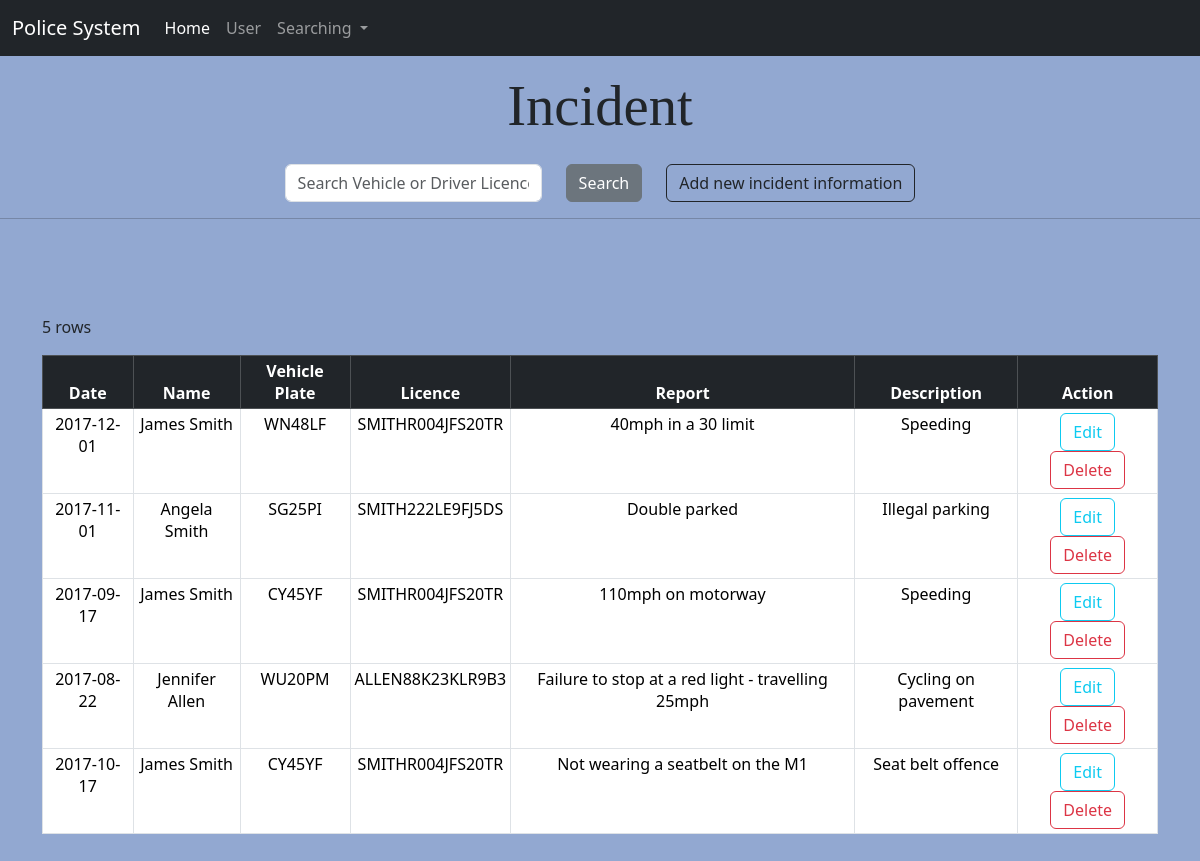
Screenshot of /newincident.php with the database file from the repository.
### tables this page shows
CREATE TABLE `Incident` (
  `Incident_ID` int(11) NOT NULL,
  `Vehicle_ID` int(11) DEFAULT NULL,
  `People_ID` int(11) DEFAULT NULL,
  `Incident_Date` date NOT NULL,
  `Incident_Report` varchar(500) NOT NULL,
  `Offence_ID` int(11) DEFAULT NULL,
  `Incident_name` varchar(255) DEFAULT NULL
);

CREATE TABLE `People` (
  `People_ID` int(11) NOT NULL,
  `People_name` varchar(50) NOT NULL,
  `People_address` varchar(255) DEFAULT NULL,
  `People_licence` varchar(16) DEFAULT NULL
);

CREATE TABLE `Vehicle` (
  `Vehicle_ID` int(11) NOT NULL,
  `Vehicle_type` varchar(50) NOT NULL,
  `Vehicle_colour` varchar(20) NOT NULL,
  `Vehicle_plate` varchar(6) NOT NULL
);

CREATE TABLE `Offence` (
  `Offence_ID` int(11) NOT NULL,
  `Offence_description` varchar(50) NOT NULL,
  `Offence_maxFine` int(11) NOT NULL,
  `Offence_maxPoints` int(11) NOT NULL
);

### newincident.php (the view, shortened to what this page needs)
<?php
      $servername = "mariadb";
      $username = "root";
      $password = "rootpwd";
      $dbname = "coursework2";
      $conn = mysqli_connect($servername, $username, $password, $dbname);
?>
<html>
  <head>
    <link href="https://cdn.jsdelivr.net/npm/bootstrap@5.3.3/dist/css/bootstrap.min.css" rel="stylesheet">
  </head>
  <body style="background-color:#92a8d1;">
  <nav class="navbar sticky-top navbar-expand-lg bg-dark navbar-dark">
  <div class="container-fluid">
    <a class="navbar-brand" href="#">Police System</a>
    <div class="collapse navbar-collapse" id="navbarSupportedContent">
      <ul class="navbar-nav me-auto mb-2 mb-lg-0">
        <li class="nav-item">
          <a class="nav-link active" aria-current="page" href="login.php">Home</a>
        </li>
        <li class="nav-item">
          <a class="nav-link" href="newuser.php">User</a>
        </li>
        <li class="nav-item dropdown">
          <a class="nav-link dropdown-toggle" href="#" role="button" data-bs-toggle="dropdown" aria-expanded="false">
            Searching
          </a>
        </li>
      </ul>
    </div>
  </div>
</nav>
<h1 style="font-family:fantasy;text-align:center; font-size: 1.5cm;" class="mt-3">Incident</h1>
    <div class="container">
       <form method="post">
<div class="row justify-content-center align-items-center mt-4">
    <div class="col-auto">
        <input type="type" placeholder="Search Vehicle or Driver Licence" name="search" class="form-control">
        </div>
        <div class="col-auto">
        <button class="btn btn-secondary" name="submit">Search</button>
       </div>
       <div class="col-auto">
       <a class="btn btn-outline-dark" href="updateincident.php" role="button">Add new incident information</a>
       </div>
</div>
</form>
</div>
<hr>
        <div class="container my-5">
        <table class="table table-sm table-bordered" style="text-align:center;">
      <?php
        $sql="SELECT
        Incident.Incident_ID,
        Vehicle.Vehicle_plate,
        People.People_name,
        People.People_licence,
        Incident.Incident_Date,
        Incident.Incident_Report,
        Offence.Offence_description,
        Offence.Offence_ID
        FROM Incident JOIN People
        ON People.People_ID = Incident.People_ID JOIN Vehicle ON Vehicle.Vehicle_ID = Incident.Vehicle_ID JOIN Offence ON Offence.Offence_ID = Incident.Offence_ID";
        $result = mysqli_query($conn, $sql);
        echo "<p>".mysqli_num_rows($result)." rows</p>";
        if (mysqli_num_rows($result) > 0){
          echo'<thead class="table-dark">
          <tr>
          <th scope="col">Date</th>
          <th scope="col">Name</th>
          <th scope="col">Vehicle Plate</th>
          <th scope="col">Licence</th>
          <th scope="col">Report</th>
          <th scope="col">Description</th>
          <th scope="col">Action</th>
          </tr>
          </thead>';
          while($row=mysqli_fetch_assoc($result)){
          echo '<tbody>
          <tr>
          <td>'.$row['Incident_Date'].'</td>
          <td>'.$row['People_name'].'</td>
          <td>'.$row['Vehicle_plate'].'</td>
          <td>'.$row['People_licence'].'</td>
          <td>'.$row['Incident_Report'].'</td>
          <td>'.$row['Offence_description'].'</td>
          <td>
          <a href="editincident.php?id=' . $row['Incident_ID'] . '" class="btn btn-outline-info">Edit</a>
          <button class="btn btn-outline-danger" onclick="confirmDelete(' . $row["Incident_ID"] . ')">Delete</button>
          </td>
          </tbody>';
        }
      }else{
        {
            echo "Database is empty";
        }
        mysqli_close($conn);}
      ?>
</table>
        </div>
  </body>
</html>

### rows the page displays
incident: Incident_Date "2017-12-01", People_ID.People_name "James Smith", Vehicle_ID.Vehicle_plate "WN48LF", People_ID.People_licence "SMITHR004JFS20TR", Incident_Report "40mph in a 30 limit", Offence_ID.Offence_description "Speeding"
incident: Incident_Date "2017-11-01", People_ID.People_name "Angela Smith", Vehicle_ID.Vehicle_plate "SG25PI", People_ID.People_licence "SMITH222LE9FJ5DS", Incident_Report "Double parked", Offence_ID.Offence_description "Illegal parking"
incident: Incident_Date "2017-09-17", People_ID.People_name "James Smith", Vehicle_ID.Vehicle_plate "CY45YF", People_ID.People_licence "SMITHR004JFS20TR", Incident_Report "110mph on motorway", Offence_ID.Offence_description "Speeding"
incident: Incident_Date "2017-08-22", People_ID.People_name "Jennifer Allen", Vehicle_ID.Vehicle_plate "WU20PM", People_ID.People_licence "ALLEN88K23KLR9B3", Incident_Report "Failure to stop at a red light - travelling 25mph", Offence_ID.Offence_description "Cycling on pavement"
incident: Incident_Date "2017-10-17", People_ID.People_name "James Smith", Vehicle_ID.Vehicle_plate "CY45YF", People_ID.People_licence "SMITHR004JFS20TR", Incident_Report "Not wearing a seatbelt on the M1", Offence_ID.Offence_description "Seat belt offence"

### other values shown
mysqli_num_rows($result) "5"
